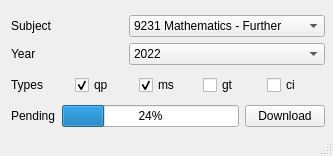
<?xml version="1.0" encoding="UTF-8"?>
<ui version="4.0">
 <class>MainWindow</class>
 <widget class="QMainWindow" name="MainWindow">
  <property name="geometry">
   <rect>
    <x>0</x>
    <y>0</y>
    <width>333</width>
    <height>156</height>
   </rect>
  </property>
  <property name="windowTitle">
   <string>MainWindow</string>
  </property>
  <widget class="QWidget" name="centralwidget">
   <widget class="QWidget" name="layoutWidget">
    <property name="geometry">
     <rect>
      <x>11</x>
      <y>11</y>
      <width>314</width>
      <height>120</height>
     </rect>
    </property>
    <layout class="QVBoxLayout" name="verticalLayout_3">
     <item>
      <layout class="QHBoxLayout" name="horizontalLayout_3">
       <item>
        <layout class="QVBoxLayout" name="verticalLayout_2">
         <item>
          <widget class="QLabel" name="SubjectLabel">
           <property name="text">
            <string>Subject</string>
           </property>
          </widget>
         </item>
         <item>
          <widget class="QLabel" name="YearLabel">
           <property name="text">
            <string>Year</string>
           </property>
          </widget>
         </item>
        </layout>
       </item>
       <item>
        <layout class="QVBoxLayout" name="verticalLayout">
         <item>
          <widget class="QComboBox" name="SubjectComboBox">
           <item>
            <property name="text">
             <string>9231 Mathematics - Further</string>
            </property>
           </item>
           <item>
            <property name="text">
             <string>9479 Art &amp; Design</string>
            </property>
           </item>
           <item>
            <property name="text">
             <string>9489 History</string>
            </property>
           </item>
           <item>
            <property name="text">
             <string>9608 Computer Science (old)</string>
            </property>
           </item>
           <item>
            <property name="text">
             <string>9618 Computer Science (new)</string>
            </property>
           </item>
           <item>
            <property name="text">
             <string>9700 Biology</string>
            </property>
           </item>
           <item>
            <property name="text">
             <string>9701 Chemistry</string>
            </property>
           </item>
           <item>
            <property name="text">
             <string>9702 Physics</string>
            </property>
           </item>
           <item>
            <property name="text">
             <string>9709 Mathematics</string>
            </property>
           </item>
           <item>
            <property name="text">
             <string>9990 Psychology</string>
            </property>
           </item>
          </widget>
         </item>
         <item>
          <widget class="QComboBox" name="YearComboBox">
           <item>
            <property name="text">
             <string>2022</string>
            </property>
           </item>
           <item>
            <property name="text">
             <string>2021</string>
            </property>
           </item>
           <item>
            <property name="text">
             <string>2020</string>
            </property>
           </item>
           <item>
            <property name="text">
             <string>2019</string>
            </property>
           </item>
           <item>
            <property name="text">
             <string>2018</string>
            </property>
           </item>
           <item>
            <property name="text">
             <string>2017</string>
            </property>
           </item>
           <item>
            <property name="text">
             <string>2016</string>
            </property>
           </item>
           <item>
            <property name="text">
             <string>2015</string>
            </property>
           </item>
           <item>
            <property name="text">
             <string>2014</string>
            </property>
           </item>
           <item>
            <property name="text">
             <string>2013</string>
            </property>
           </item>
           <item>
            <property name="text">
             <string>2012</string>
            </property>
           </item>
          </widget>
         </item>
        </layout>
       </item>
      </layout>
     </item>
     <item>
      <layout class="QHBoxLayout" name="horizontalLayout">
       <item>
        <widget class="QLabel" name="TypeLabel">
         <property name="text">
          <string>Types</string>
         </property>
        </widget>
       </item>
       <item>
        <widget class="QCheckBox" name="QP_Box">
         <property name="text">
          <string>qp</string>
         </property>
         <property name="checked">
          <bool>true</bool>
         </property>
        </widget>
       </item>
       <item>
        <widget class="QCheckBox" name="MS_Box">
         <property name="text">
          <string>ms</string>
         </property>
         <property name="checked">
          <bool>true</bool>
         </property>
        </widget>
       </item>
       <item>
        <widget class="QCheckBox" name="GT_Box">
         <property name="text">
          <string>gt</string>
         </property>
        </widget>
       </item>
       <item>
        <widget class="QCheckBox" name="CI_Box">
         <property name="text">
          <string>ci</string>
         </property>
        </widget>
       </item>
      </layout>
     </item>
     <item>
      <layout class="QHBoxLayout" name="horizontalLayout_2">
       <item>
        <widget class="QLabel" name="BarLabel">
         <property name="text">
          <string>Pending</string>
         </property>
        </widget>
       </item>
       <item>
        <widget class="QProgressBar" name="ProgressBar">
         <property name="value">
          <number>24</number>
         </property>
        </widget>
       </item>
       <item>
        <widget class="QPushButton" name="SubmitButton">
         <property name="text">
          <string>Download</string>
         </property>
        </widget>
       </item>
      </layout>
     </item>
    </layout>
   </widget>
  </widget>
  <widget class="QStatusBar" name="statusbar"/>
 </widget>
 <resources/>
 <connections/>
</ui>
